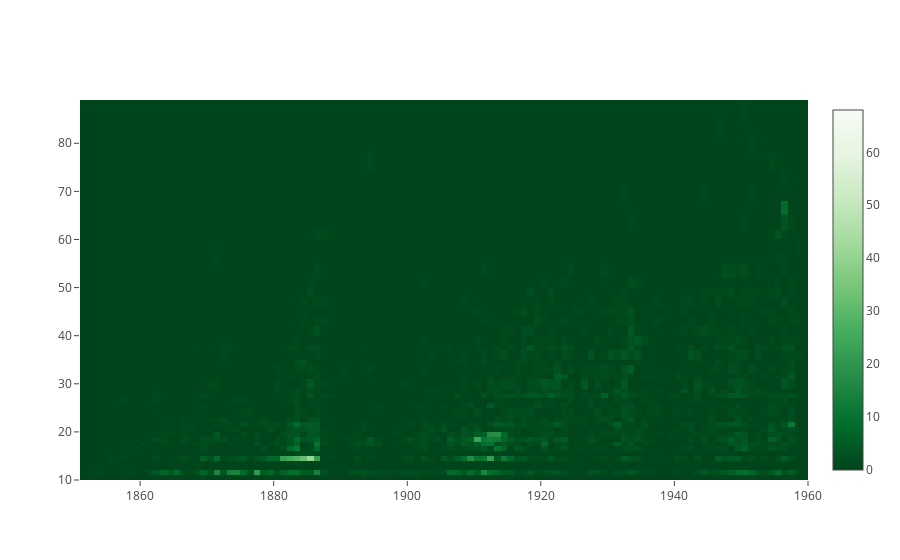

Source (notebook cell):
### Markdown cell above
## Part 2: Datashader

Datashader is a library from Anaconda that does away with the need for binning data. It takes in all of your datapoints, and based on the canvas and range returns a pixel-by-pixel calculations to come up with the best representation of the data. In short, this completely eliminates the need for binning your data.

As an example, lets continue with our question above and look at a 2D histogram of YearBuilt vs NumFloors:

### Code cell
yearbins = 200
floorbins = 200

yearBuiltCut = pd.cut(ny['YearBuilt'], np.linspace(ny['YearBuilt'].min(), ny['YearBuilt'].max(), yearbins))
numFloorsCut = pd.cut(ny['NumFloors'], np.logspace(1, np.log(ny['NumFloors'].max()), floorbins))

xlabels = np.floor(np.linspace(ny['YearBuilt'].min(), ny['YearBuilt'].max(), yearbins))
ylabels = np.floor(np.logspace(1, np.log(ny['NumFloors'].max()), floorbins))

data = [
    go.Heatmap(z = ny.groupby([numFloorsCut, yearBuiltCut])['BBL'].count().unstack().fillna(0).values,
              colorscale = 'Greens', x = xlabels, y = ylabels)
]

iplot(data, filename = 'datashader-2d-hist')

### Figure 1 — Plotly figure (JSON) as saved in the notebook; plotly's stock layout.template omitted (floating-point values rounded to 4 significant figures; data arrays with more than 128 entries replaced by an {"elided": "..."} marker saying what was removed)
{"data": [{"colorscale": "Greens", "type": "heatmap", "x": {"elided": "200 int values"}, "y": {"elided": "200 int values"}, "z": {"elided": "50x130 int values"}}], "layout": {}}
